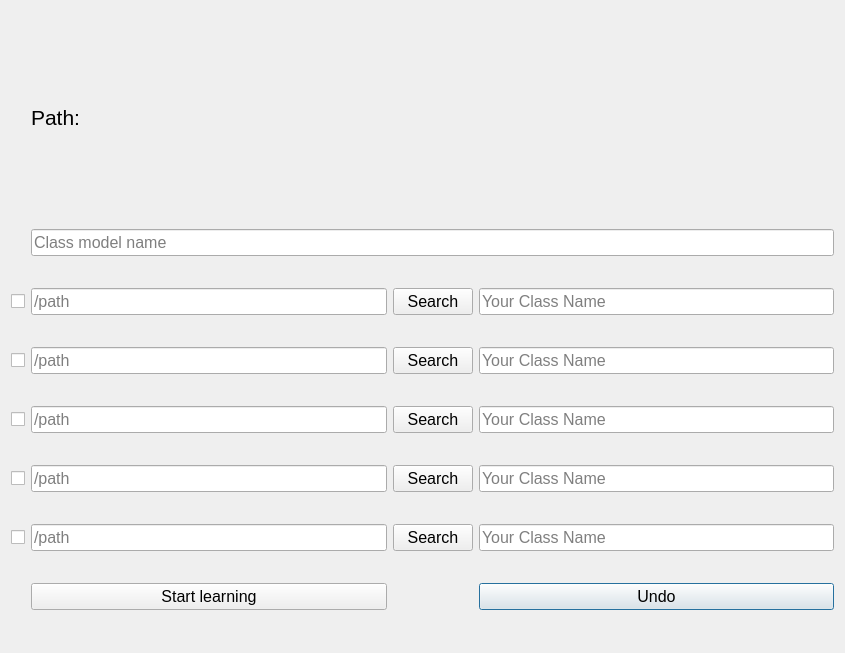
<?xml version="1.0" encoding="UTF-8"?>
<ui version="4.0">
 <class>Dialog</class>
 <widget class="QDialog" name="Dialog">
  <property name="geometry">
   <rect>
    <x>0</x>
    <y>0</y>
    <width>845</width>
    <height>653</height>
   </rect>
  </property>
  <property name="windowTitle">
   <string>Dialog</string>
  </property>
  <layout class="QGridLayout" name="gridLayout">
   <item row="5" column="3">
    <widget class="QLineEdit" name="lineEdit_8">
     <property name="font">
      <font>
       <pointsize>12</pointsize>
      </font>
     </property>
     <property name="placeholderText">
      <string>Your Class Name</string>
     </property>
    </widget>
   </item>
   <item row="7" column="3">
    <widget class="QLineEdit" name="lineEdit_10">
     <property name="font">
      <font>
       <pointsize>12</pointsize>
      </font>
     </property>
     <property name="placeholderText">
      <string>Your Class Name</string>
     </property>
    </widget>
   </item>
   <item row="4" column="0">
    <widget class="QCheckBox" name="checkBox_2">
     <property name="text">
      <string/>
     </property>
    </widget>
   </item>
   <item row="8" column="3">
    <widget class="QPushButton" name="Undo">
     <property name="font">
      <font>
       <pointsize>12</pointsize>
      </font>
     </property>
     <property name="text">
      <string>Undo</string>
     </property>
    </widget>
   </item>
   <item row="7" column="1">
    <widget class="QLineEdit" name="lineEdit_5">
     <property name="font">
      <font>
       <pointsize>12</pointsize>
      </font>
     </property>
     <property name="placeholderText">
      <string>/path</string>
     </property>
    </widget>
   </item>
   <item row="3" column="0">
    <widget class="QCheckBox" name="checkBox">
     <property name="text">
      <string/>
     </property>
    </widget>
   </item>
   <item row="4" column="1">
    <widget class="QLineEdit" name="lineEdit_3">
     <property name="font">
      <font>
       <pointsize>12</pointsize>
      </font>
     </property>
     <property name="placeholderText">
      <string>/path</string>
     </property>
    </widget>
   </item>
   <item row="5" column="2">
    <widget class="QPushButton" name="pushButton_3">
     <property name="font">
      <font>
       <pointsize>12</pointsize>
      </font>
     </property>
     <property name="text">
      <string>Search</string>
     </property>
    </widget>
   </item>
   <item row="3" column="2">
    <widget class="QPushButton" name="pushButton">
     <property name="font">
      <font>
       <pointsize>12</pointsize>
      </font>
     </property>
     <property name="text">
      <string>Search</string>
     </property>
    </widget>
   </item>
   <item row="6" column="3">
    <widget class="QLineEdit" name="lineEdit_9">
     <property name="font">
      <font>
       <pointsize>12</pointsize>
      </font>
     </property>
     <property name="placeholderText">
      <string>Your Class Name</string>
     </property>
    </widget>
   </item>
   <item row="0" column="1" colspan="3">
    <widget class="QLabel" name="label">
     <property name="enabled">
      <bool>true</bool>
     </property>
     <property name="minimumSize">
      <size>
       <width>739</width>
       <height>0</height>
      </size>
     </property>
     <property name="maximumSize">
      <size>
       <width>500</width>
       <height>160</height>
      </size>
     </property>
     <property name="font">
      <font>
       <pointsize>16</pointsize>
       <strikeout>false</strikeout>
       <kerning>true</kerning>
      </font>
     </property>
     <property name="cursor">
      <cursorShape>ArrowCursor</cursorShape>
     </property>
     <property name="mouseTracking">
      <bool>false</bool>
     </property>
     <property name="text">
      <string>Path:</string>
     </property>
    </widget>
   </item>
   <item row="7" column="2">
    <widget class="QPushButton" name="pushButton_5">
     <property name="font">
      <font>
       <pointsize>12</pointsize>
      </font>
     </property>
     <property name="text">
      <string>Search</string>
     </property>
    </widget>
   </item>
   <item row="5" column="0">
    <widget class="QCheckBox" name="checkBox_3">
     <property name="text">
      <string/>
     </property>
    </widget>
   </item>
   <item row="2" column="1" colspan="3">
    <widget class="QLineEdit" name="ClassName_line">
     <property name="font">
      <font>
       <pointsize>12</pointsize>
      </font>
     </property>
     <property name="placeholderText">
      <string>Class model name</string>
     </property>
    </widget>
   </item>
   <item row="6" column="1">
    <widget class="QLineEdit" name="lineEdit_2">
     <property name="font">
      <font>
       <pointsize>12</pointsize>
      </font>
     </property>
     <property name="placeholderText">
      <string>/path</string>
     </property>
    </widget>
   </item>
   <item row="3" column="1">
    <widget class="QLineEdit" name="lineEdit_4">
     <property name="font">
      <font>
       <pointsize>12</pointsize>
      </font>
     </property>
     <property name="placeholderText">
      <string>/path</string>
     </property>
    </widget>
   </item>
   <item row="8" column="1">
    <widget class="QPushButton" name="Start">
     <property name="font">
      <font>
       <pointsize>12</pointsize>
      </font>
     </property>
     <property name="text">
      <string>Start learning</string>
     </property>
    </widget>
   </item>
   <item row="7" column="0">
    <widget class="QCheckBox" name="checkBox_5">
     <property name="text">
      <string/>
     </property>
    </widget>
   </item>
   <item row="6" column="0">
    <widget class="QCheckBox" name="checkBox_4">
     <property name="text">
      <string/>
     </property>
    </widget>
   </item>
   <item row="5" column="1">
    <widget class="QLineEdit" name="lineEdit">
     <property name="font">
      <font>
       <pointsize>12</pointsize>
      </font>
     </property>
     <property name="placeholderText">
      <string>/path</string>
     </property>
    </widget>
   </item>
   <item row="4" column="2">
    <widget class="QPushButton" name="pushButton_2">
     <property name="font">
      <font>
       <pointsize>12</pointsize>
      </font>
     </property>
     <property name="text">
      <string>Search</string>
     </property>
    </widget>
   </item>
   <item row="4" column="3">
    <widget class="QLineEdit" name="lineEdit_7">
     <property name="font">
      <font>
       <pointsize>12</pointsize>
      </font>
     </property>
     <property name="placeholderText">
      <string>Your Class Name</string>
     </property>
    </widget>
   </item>
   <item row="6" column="2">
    <widget class="QPushButton" name="pushButton_4">
     <property name="font">
      <font>
       <pointsize>12</pointsize>
      </font>
     </property>
     <property name="text">
      <string>Search</string>
     </property>
    </widget>
   </item>
   <item row="3" column="3">
    <widget class="QLineEdit" name="lineEdit_6">
     <property name="font">
      <font>
       <pointsize>12</pointsize>
      </font>
     </property>
     <property name="placeholderText">
      <string>Your Class Name</string>
     </property>
    </widget>
   </item>
  </layout>
 </widget>
 <resources/>
 <connections/>
</ui>
